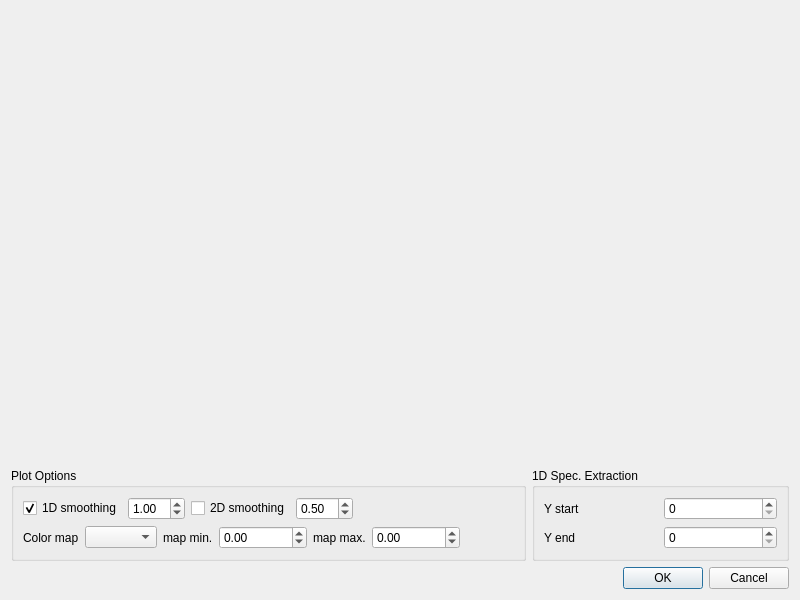
<?xml version="1.0" encoding="UTF-8"?>
<ui version="4.0">
 <class>Dialog</class>
 <widget class="QDialog" name="Dialog">
  <property name="geometry">
   <rect>
    <x>0</x>
    <y>0</y>
    <width>800</width>
    <height>600</height>
   </rect>
  </property>
  <property name="windowTitle">
   <string>Dialog</string>
  </property>
  <layout class="QGridLayout" name="gridLayout">
   <item row="2" column="0" colspan="2">
    <widget class="QGroupBox" name="plot_group_box">
     <property name="enabled">
      <bool>true</bool>
     </property>
     <property name="sizePolicy">
      <sizepolicy hsizetype="Expanding" vsizetype="Preferred">
       <horstretch>0</horstretch>
       <verstretch>0</verstretch>
      </sizepolicy>
     </property>
     <property name="title">
      <string>Plot Options</string>
     </property>
     <layout class="QVBoxLayout" name="verticalLayout_11">
      <item>
       <layout class="QHBoxLayout" name="horizontalLayout_2">
        <item>
         <widget class="QCheckBox" name="smoothing_1d_check_box">
          <property name="text">
           <string>1D smoothing</string>
          </property>
          <property name="checked">
           <bool>true</bool>
          </property>
         </widget>
        </item>
        <item>
         <widget class="QDoubleSpinBox" name="smoothing_1d_dspinbox">
          <property name="minimum">
           <double>0.000000000000000</double>
          </property>
          <property name="maximum">
           <double>10.000000000000000</double>
          </property>
          <property name="value">
           <double>1.000000000000000</double>
          </property>
         </widget>
        </item>
        <item>
         <widget class="QCheckBox" name="smoothing_2d_check_box">
          <property name="text">
           <string>2D smoothing</string>
          </property>
          <property name="checked">
           <bool>false</bool>
          </property>
         </widget>
        </item>
        <item>
         <widget class="QDoubleSpinBox" name="smoothing_2d_dspinbox">
          <property name="maximum">
           <double>10.000000000000000</double>
          </property>
          <property name="singleStep">
           <double>0.100000000000000</double>
          </property>
          <property name="value">
           <double>0.500000000000000</double>
          </property>
         </widget>
        </item>
        <item>
         <spacer name="horizontalSpacer_2">
          <property name="orientation">
           <enum>Qt::Orientation::Horizontal</enum>
          </property>
          <property name="sizeHint" stdset="0">
           <size>
            <width>40</width>
            <height>20</height>
           </size>
          </property>
         </spacer>
        </item>
       </layout>
      </item>
      <item>
       <layout class="QGridLayout" name="grid_layout_9">
        <item row="0" column="4">
         <widget class="QDoubleSpinBox" name="cmap_min_dspinbox">
          <property name="minimum">
           <double>-999999999.000000000000000</double>
          </property>
          <property name="maximum">
           <double>999999999.000000000000000</double>
          </property>
         </widget>
        </item>
        <item row="0" column="5">
         <widget class="QLabel" name="label_5">
          <property name="text">
           <string>map max.</string>
          </property>
         </widget>
        </item>
        <item row="0" column="0">
         <widget class="QLabel" name="label_4">
          <property name="text">
           <string>Color map</string>
          </property>
         </widget>
        </item>
        <item row="0" column="1" colspan="2">
         <widget class="QComboBox" name="cmap_combo_box"/>
        </item>
        <item row="0" column="3">
         <widget class="QLabel" name="label_3">
          <property name="text">
           <string>map min.</string>
          </property>
         </widget>
        </item>
        <item row="0" column="6">
         <widget class="QDoubleSpinBox" name="cmap_max_dspinbox">
          <property name="minimum">
           <double>-999999999.000000000000000</double>
          </property>
          <property name="maximum">
           <double>999999999.000000000000000</double>
          </property>
         </widget>
        </item>
        <item row="0" column="7">
         <spacer name="horizontalSpacer">
          <property name="orientation">
           <enum>Qt::Orientation::Horizontal</enum>
          </property>
          <property name="sizeHint" stdset="0">
           <size>
            <width>40</width>
            <height>20</height>
           </size>
          </property>
         </spacer>
        </item>
       </layout>
      </item>
     </layout>
    </widget>
   </item>
   <item row="2" column="2">
    <widget class="QGroupBox" name="groupBox">
     <property name="title">
      <string>1D Spec. Extraction</string>
     </property>
     <layout class="QGridLayout" name="gridLayout_2">
      <item row="1" column="0">
       <widget class="QLabel" name="label_2">
        <property name="text">
         <string>Y end</string>
        </property>
       </widget>
      </item>
      <item row="0" column="0">
       <widget class="QLabel" name="label">
        <property name="text">
         <string>Y start</string>
        </property>
       </widget>
      </item>
      <item row="0" column="1">
       <widget class="QSpinBox" name="y_start_spinbox"/>
      </item>
      <item row="1" column="1">
       <widget class="QSpinBox" name="y_end_spinbox"/>
      </item>
     </layout>
    </widget>
   </item>
   <item row="0" column="0" colspan="3">
    <widget class="QWidget" name="flux_container_widget_2d" native="true">
     <property name="sizePolicy">
      <sizepolicy hsizetype="Expanding" vsizetype="Expanding">
       <horstretch>0</horstretch>
       <verstretch>0</verstretch>
      </sizepolicy>
     </property>
     <layout class="QGridLayout" name="flux_widget_layout_2d">
      <property name="leftMargin">
       <number>0</number>
      </property>
      <property name="topMargin">
       <number>0</number>
      </property>
      <property name="rightMargin">
       <number>0</number>
      </property>
      <property name="bottomMargin">
       <number>0</number>
      </property>
      <property name="spacing">
       <number>0</number>
      </property>
     </layout>
    </widget>
   </item>
   <item row="1" column="0" colspan="3">
    <widget class="QWidget" name="flux_container_widget_1d" native="true">
     <property name="sizePolicy">
      <sizepolicy hsizetype="Expanding" vsizetype="Expanding">
       <horstretch>0</horstretch>
       <verstretch>0</verstretch>
      </sizepolicy>
     </property>
     <layout class="QGridLayout" name="flux_widget_layout_1d">
      <property name="leftMargin">
       <number>0</number>
      </property>
      <property name="topMargin">
       <number>0</number>
      </property>
      <property name="rightMargin">
       <number>0</number>
      </property>
      <property name="bottomMargin">
       <number>0</number>
      </property>
      <property name="spacing">
       <number>0</number>
      </property>
     </layout>
    </widget>
   </item>
   <item row="3" column="0" colspan="3">
    <widget class="QDialogButtonBox" name="button_box">
     <property name="orientation">
      <enum>Qt::Orientation::Horizontal</enum>
     </property>
     <property name="standardButtons">
      <set>QDialogButtonBox::StandardButton::Cancel|QDialogButtonBox::StandardButton::Ok</set>
     </property>
    </widget>
   </item>
  </layout>
 </widget>
 <resources/>
 <connections>
  <connection>
   <sender>button_box</sender>
   <signal>accepted()</signal>
   <receiver>Dialog</receiver>
   <slot>accept()</slot>
   <hints>
    <hint type="sourcelabel">
     <x>248</x>
     <y>254</y>
    </hint>
    <hint type="destinationlabel">
     <x>157</x>
     <y>274</y>
    </hint>
   </hints>
  </connection>
  <connection>
   <sender>button_box</sender>
   <signal>rejected()</signal>
   <receiver>Dialog</receiver>
   <slot>reject()</slot>
   <hints>
    <hint type="sourcelabel">
     <x>316</x>
     <y>260</y>
    </hint>
    <hint type="destinationlabel">
     <x>286</x>
     <y>274</y>
    </hint>
   </hints>
  </connection>
 </connections>
</ui>
